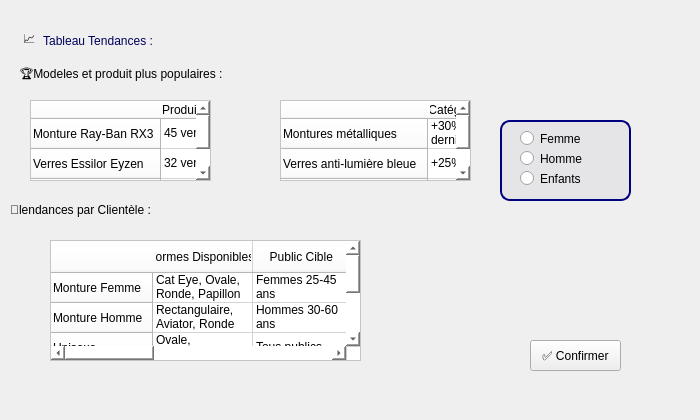
      <widget class="QWidget" name="tab_13">
       <attribute name="title">
        <string>Tandence</string>
       </attribute>
       <widget class="QLabel" name="label_58">
        <property name="geometry">
         <rect>
          <x>-30</x>
          <y>-20</y>
          <width>691</width>
          <height>411</height>
         </rect>
        </property>
        <property name="text">
         <string/>
        </property>
        <property name="pixmap">
         <pixmap>:/img/img/Capture d’écran 2025-10-05 223411.png</pixmap>
        </property>
        <property name="scaledContents">
         <bool>true</bool>
        </property>
       </widget>
       <widget class="QLabel" name="label_59">
        <property name="geometry">
         <rect>
          <x>510</x>
          <y>0</y>
          <width>121</width>
          <height>71</height>
         </rect>
        </property>
        <property name="text">
         <string/>
        </property>
        <property name="pixmap">
         <pixmap>:/img/img/logo.png</pixmap>
        </property>
        <property name="scaledContents">
         <bool>true</bool>
        </property>
       </widget>
       <widget class="QLabel" name="label_60">
        <property name="geometry">
         <rect>
          <x>40</x>
          <y>20</y>
          <width>261</width>
          <height>41</height>
         </rect>
        </property>
        <property name="styleSheet">
         <string notr="true">font: 900 italic 18pt &quot;Segoe UI&quot;;
color: rgb(0, 0, 91);</string>
        </property>
        <property name="text">
         <string> Tableau Tendances :</string>
        </property>
       </widget>
       <widget class="QLabel" name="label_61">
        <property name="geometry">
         <rect>
          <x>20</x>
          <y>20</y>
          <width>51</width>
          <height>41</height>
         </rect>
        </property>
        <property name="styleSheet">
         <string notr="true">font: 16pt &quot;Segoe UI&quot;;</string>
        </property>
        <property name="text">
         <string> 📈 </string>
        </property>
       </widget>
       <widget class="QTableWidget" name="tableWidget_4">
        <property name="geometry">
         <rect>
          <x>30</x>
          <y>100</y>
          <width>181</width>
          <height>81</height>
         </rect>
        </property>
        <property name="styleSheet">
         <string notr="true">font: 16pt &quot;Segoe UI&quot;;
background-color: rgb(255, 255, 255);
color: rgb(0, 0, 0);
font: 700 9pt &quot;Segoe UI&quot;;</string>
        </property>
        <property name="iconSize">
         <size>
          <width>20</width>
          <height>30</height>
         </size>
        </property>
        <attribute name="horizontalHeaderMinimumSectionSize">
         <number>40</number>
        </attribute>
        <row>
         <property name="text">
          <string>Monture Ray-Ban RX3</string>
         </property>
        </row>
        <row>
         <property name="text">
          <string>Verres Essilor Eyzen</string>
         </property>
        </row>
        <row>
         <property name="text">
          <string>Monture femme polic</string>
         </property>
        </row>
        <column>
         <property name="text">
          <string>Produit Populaires</string>
         </property>
        </column>
        <item row="0" column="0">
         <property name="text">
          <string>45 ventes</string>
         </property>
        </item>
        <item row="1" column="0">
         <property name="text">
          <string>32 ventes</string>
         </property>
        </item>
        <item row="2" column="0">
         <property name="text">
          <string>26 ventes</string>
         </property>
        </item>
       </widget>
       <widget class="QTableWidget" name="tableWidget_11">
        <property name="geometry">
         <rect>
          <x>50</x>
          <y>240</y>
          <width>311</width>
          <height>121</height>
         </rect>
        </property>
        <property name="styleSheet">
         <string notr="true">font: 16pt &quot;Segoe UI&quot;;
background-color: rgb(255, 255, 255);
color: rgb(0, 0, 0);
font: 700 9pt &quot;Segoe UI&quot;;</string>
        </property>
        <row>
         <property name="text">
          <string>Monture Femme	</string>
         </property>
        </row>
        <row>
         <property name="text">
          <string>Monture Homme	</string>
         </property>
        </row>
        <row>
         <property name="text">
          <string>Unisexe	</string>
         </property>
        </row>
        <row>
         <property name="text">
          <string>Enfant	</string>
         </property>
        </row>
        <column>
         <property name="text">
          <string>Formes Disponibles	</string>
         </property>
        </column>
        <column>
         <property name="text">
          <string>Public Cible	</string>
         </property>
        </column>
        <column>
         <property name="text">
          <string>Popularité
</string>
         </property>
        </column>
        <item row="0" column="0">
         <property name="text">
          <string>Cat Eye, Ovale, Ronde, Papillon	</string>
         </property>
        </item>
        <item row="0" column="1">
         <property name="text">
          <string>Femmes 25-45 ans	</string>
         </property>
        </item>
        <item row="0" column="2">
         <property name="text">
          <string>⭐⭐⭐⭐⭐
</string>
         </property>
        </item>
        <item row="1" column="0">
         <property name="text">
          <string>Rectangulaire, Aviator, Ronde	</string>
         </property>
        </item>
        <item row="1" column="1">
         <property name="text">
          <string>Hommes 30-60 ans	</string>
         </property>
        </item>
        <item row="1" column="2">
         <property name="text">
          <string>⭐⭐⭐⭐
</string>
         </property>
        </item>
        <item row="2" column="0">
         <property name="text">
          <string>Ovale, Rectangulaire, Géométrique	</string>
         </property>
        </item>
        <item row="2" column="1">
         <property name="text">
          <string>Tous publics	</string>
         </property>
        </item>
        <item row="2" column="2">
         <property name="text">
          <string>⭐⭐⭐</string>
         </property>
        </item>
        <item row="3" column="0">
         <property name="text">
          <string>Ronde, Colorée, Sport	</string>
         </property>
        </item>
        <item row="3" column="1">
         <property name="text">
          <string>Enfants 6-12 ans	</string>
         </property>
        </item>
        <item row="3" column="2">
         <property name="text">
          <string>⭐⭐</string>
         </property>
        </item>
       </widget>
       <widget class="QLabel" name="label_62">
        <property name="geometry">
         <rect>
          <x>30</x>
          <y>90</y>
          <width>37</width>
          <height>12</height>
         </rect>
        </property>
        <property name="text">
         <string/>
        </property>
       </widget>
       <widget class="QLabel" name="label_63">
        <property name="geometry">
         <rect>
          <x>20</x>
          <y>65</y>
          <width>361</width>
          <height>21</height>
         </rect>
        </property>
        <property name="styleSheet">
         <string notr="true">font: 700 14pt &quot;Segoe UI&quot;;
color: rgb(0, 0, 0);</string>
        </property>
        <property name="text">
         <string>🏆Modeles et produit plus populaires :</string>
        </property>
       </widget>
       <widget class="QLabel" name="label_64">
        <property name="geometry">
         <rect>
          <x>10</x>
          <y>200</y>
          <width>261</width>
          <height>20</height>
         </rect>
        </property>
        <property name="styleSheet">
         <string notr="true">font: 700 14pt &quot;Segoe UI&quot;;
color: rgb(0, 0, 0);</string>
        </property>
        <property name="text">
         <string>👥lendances par Clientèle :</string>
        </property>
       </widget>
       <widget class="QLabel" name="form_5">
        <property name="geometry">
         <rect>
          <x>500</x>
          <y>120</y>
          <width>131</width>
          <height>81</height>
         </rect>
        </property>
        <property name="styleSheet">
         <string notr="true">#form_5{
	background-color: rgb(158, 158, 158);
background:rgba(214,215,222,0.4);
border-radius:10px;
 padding:5px;
 border: 2px solid #00007f

}</string>
        </property>
        <property name="text">
         <string/>
        </property>
       </widget>
       <widget class="QRadioButton" name="radioButton_3">
        <property name="geometry">
         <rect>
          <x>520</x>
          <y>130</y>
          <width>91</width>
          <height>17</height>
         </rect>
        </property>
        <property name="styleSheet">
         <string notr="true">font: 700 14pt &quot;Segoe UI&quot;;
color: rgb(0, 0, 0);</string>
        </property>
        <property name="text">
         <string>Femme</string>
        </property>
       </widget>
       <widget class="QRadioButton" name="radioButton_4">
        <property name="geometry">
         <rect>
          <x>520</x>
          <y>170</y>
          <width>91</width>
          <height>17</height>
         </rect>
        </property>
        <property name="styleSheet">
         <string notr="true">font: 700 14pt &quot;Segoe UI&quot;;
color: rgb(0, 0, 0);</string>
        </property>
        <property name="text">
         <string>Enfants</string>
        </property>
       </widget>
       <widget class="QRadioButton" name="radioButton_5">
        <property name="geometry">
         <rect>
          <x>520</x>
          <y>150</y>
          <width>101</width>
          <height>17</height>
         </rect>
        </property>
        <property name="styleSheet">
         <string notr="true">font: 700 14pt &quot;Segoe UI&quot;;
color: rgb(0, 0, 0);</string>
        </property>
        <property name="text">
         <string>Homme</string>
        </property>
       </widget>
       <widget class="QTableWidget" name="tableWidget_5">
        <property name="geometry">
         <rect>
          <x>280</x>
          <y>100</y>
          <width>191</width>
          <height>81</height>
         </rect>
        </property>
        <property name="styleSheet">
         <string notr="true">font: 16pt &quot;Segoe UI&quot;;
background-color: rgb(255, 255, 255);
color: rgb(0, 0, 0);
font: 700 9pt &quot;Segoe UI&quot;;</string>
        </property>
        <row>
         <property name="text">
          <string>Montures métalliques </string>
         </property>
        </row>
        <row>
         <property name="text">
          <string>Verres anti-lumière bleue</string>
         </property>
        </row>
        <row>
         <property name="text">
          <string>Montures rondes</string>
         </property>
        </row>
        <column>
         <property name="text">
          <string>      Catégories Tendances</string>
         </property>
        </column>
        <item row="0" column="0">
         <property name="text">
          <string>+30% vs mois dernier</string>
         </property>
        </item>
        <item row="1" column="0">
         <property name="text">
          <string>+25%</string>
         </property>
        </item>
        <item row="2" column="0">
         <property name="text">
          <string>+20%</string>
         </property>
        </item>
       </widget>
       <widget class="QPushButton" name="pushButton_18">
        <property name="geometry">
         <rect>
          <x>530</x>
          <y>340</y>
          <width>91</width>
          <height>31</height>
         </rect>
        </property>
        <property name="styleSheet">
         <string notr="true">#pushButton_5{
	border-color: rgb(0, 0, 127);
	
	background-color: rgb(255, 255, 255);
	color: rgb(0, 0, 0);
	font: 700 11pt &quot;Segoe UI&quot;;
	color: rgb(0, 0, 0);
	border-radius: 10px;
	padding: 5px;
border: 2px solid #00007f 

}</string>
        </property>
        <property name="text">
         <string>✅ Confirmer</string>
        </property>
       </widget>
      </widget>
